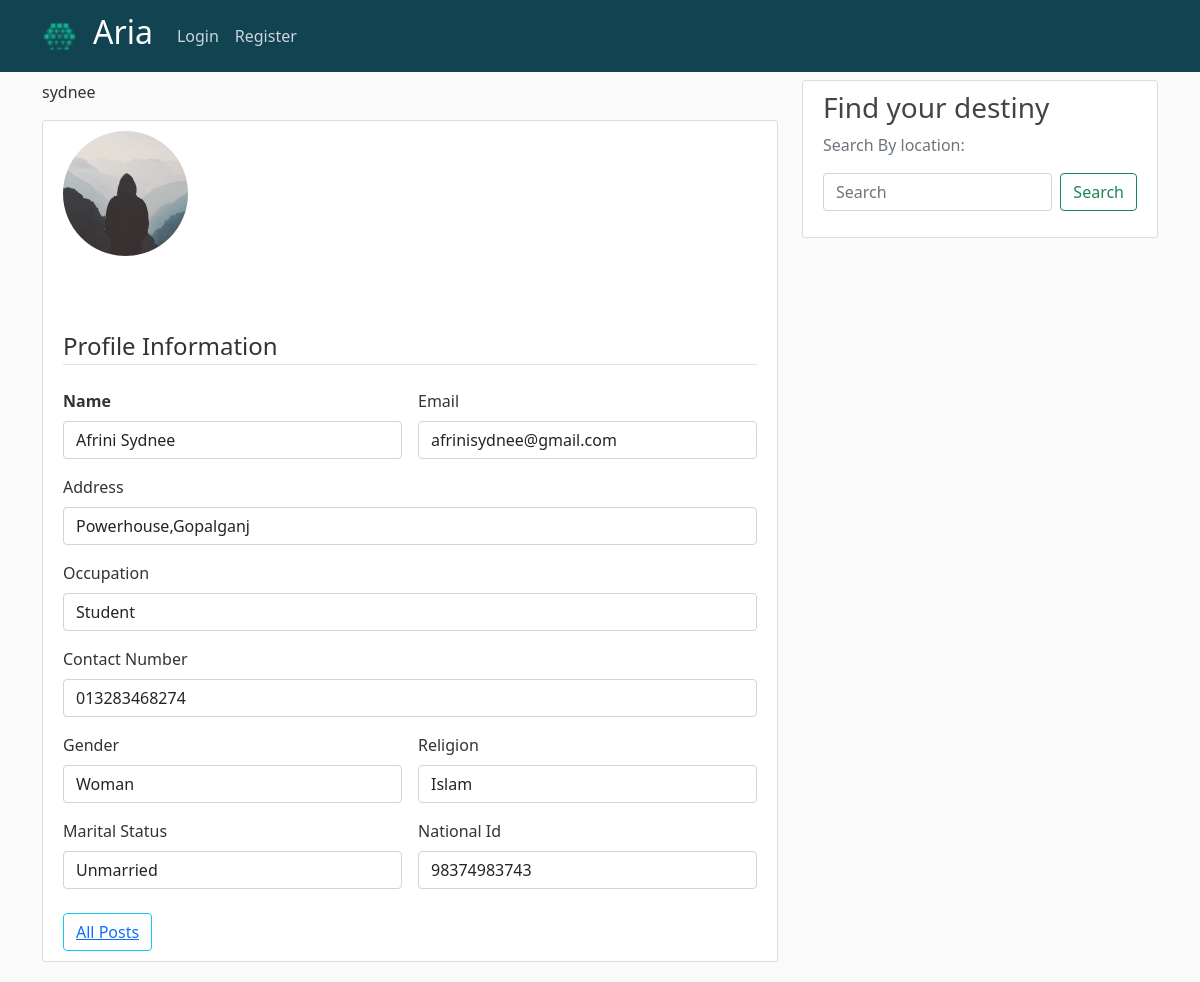
The page /post/sydnee on the database its author committed.
### users/models.py (models this page shows, shortened)
class Register(models.Model):
    user = models.OneToOneField(User, on_delete = models.CASCADE)
    occupation = models.CharField(max_length = 150)
    address = models.CharField(max_length = 150)
    gender = models.CharField(max_length=5,choices=GENDER_CHOICES)
    phone = models.CharField(max_length=12, null=True)
    religion = models.CharField(max_length = 20,null=True)
    marital_status = models.CharField(max_length=3,choices=MARITAL_CHOICES)
    nid = models.CharField(max_length=11)

class Profile(models.Model):
    user = models.OneToOneField(User, on_delete = models.CASCADE)
    image = models.ImageField(default='default.jpg', upload_to='profile_pics')

### blog/views.py (the view)
# urls.py: path('post/<str:username>', UserProfileView.as_view(), name='user-profile'),
class UserProfileView(ListView):
    model = Register
    template_name = 'blog/user_profile.html' # <app>/<model>_<viewtype>.html
    context_object_name = 'register'
    paginate_by = 5
    def get_queryset(self):
        user = get_object_or_404(User, username=self.kwargs.get('username'))
        return Register.objects.filter(user=user)

### blog/templates/blog/user_profile.html
{% extends "blog/base.html" %}
{% load crispy_forms_tags %}
{% block content %}
{% for post in register %}
<p>{{ post.user.username }}</p>
      <div class="content-section">
        <div class="media">
          <img class="rounded-circle account-img" src="{{post.user.profile.image.url}}">
            <h2 class="account-heading">{{post.user.username }}</h2>
              <fieldset class="form-group">
                <legend class = "border-bottom mb-4">Profile Information</legend>
            </fieldset>
              <div class="media-body">
                 <form class="row g-3">
                  <div class="col-md-6">
                    <label for="inputEmail4" class="form-label"> <strong> Name </strong></label>
                    <input type="email" class="form-control" id="inputEmail4" value = "{{ post.user.first_name }} {{ post.user.last_name }}">
                  </div>
                  <div class="col-md-6">
                    <label for="inputEmail4" class="form-label">Email</label>
                    <input type="email" class="form-control" id="inputEmail4" value = "{{ post.user.email }}">
                  </div>
                  <div class="col-12">
                    <label for="inputAddress" class="form-label">Address</label>
                    <input type="text" class="form-control" id="inputAddress" value="{{post.address}}">
                  </div>
                  <div class="col-12">
                    <label for="inputAddress" class="form-label">Occupation</label>
                    <input type="text" class="form-control" id="inputAddress" value="{{post.occupation}}">
                  </div>
                  <div class="col-12">
                    <label for="inputAddress2" class="form-label">Contact Number </label>
                    <input type="text" class="form-control" id="inputAddress2" value = "{{ post.phone }}">
                  </div>
                  <div class="col-md-6">
                    <label for="inputCity" class="form-label"> Gender </label>
                    <input type="text" class="form-control" id="inputCity" value="{{ post.get_gender_display }}">
                  </div>
                  <div class="col-md-6">
                    <label for="inputState" class="form-label">Religion</label>
                    <input type="text" class="form-control" id="inputCity" value="{{ post.religion }}">
                  </div>
                  <div class="col-md-6">
                    <label for="inputCity" class="form-label"> Marital Status  </label>
                    <input type="text" class="form-control" id="inputCity" value="{{ post.get_marital_status_display }}">
                  </div>
                  <div class="col-md-6">
                    <label for="inputState" class="form-label">National Id </label>
                    <input type="text" class="form-control" id="inputCity" value="{{ post.nid }}">
                  </div>
                </form>
                <br>
                <div class = "form-group">
                  <button class = "btn btn-outline-info" type="submit"> <a class="mr-2" href="{% url 'user-posts' post.user.username %}">All Posts</a> </button>
              </div>
              </div>
        </div>
      </div>
{% endfor %}
{% endblock content %}

### blog/static/blog/main3.css (style rules this page uses)
body { background: #fafafa; color: #333333; margin-top: 5rem; }
h2 { color:#ffffff; }
.content-section { background: #ffffff; padding: 10px 20px; border: 1px solid #dddddd; border-radius: 3px; margin-bottom: 20px; }
.account-img { height: 125px; width: 125px; margin-right: 20px; margin-bottom: 16px; }
.account-heading { font-size: 2.5rem; }

### rows shown on the page
Register: user.username "sydnee", user.profile.image (placeholder picture), user.first_name "Afrini Sydnee", user.email "afrinisydnee@gmail.com", address "Powerhouse,Gopalganj", occupation "Student", phone "013283468274", gender "Woman", religion "Islam", marital_status "Unmarried", nid "98374983743"
